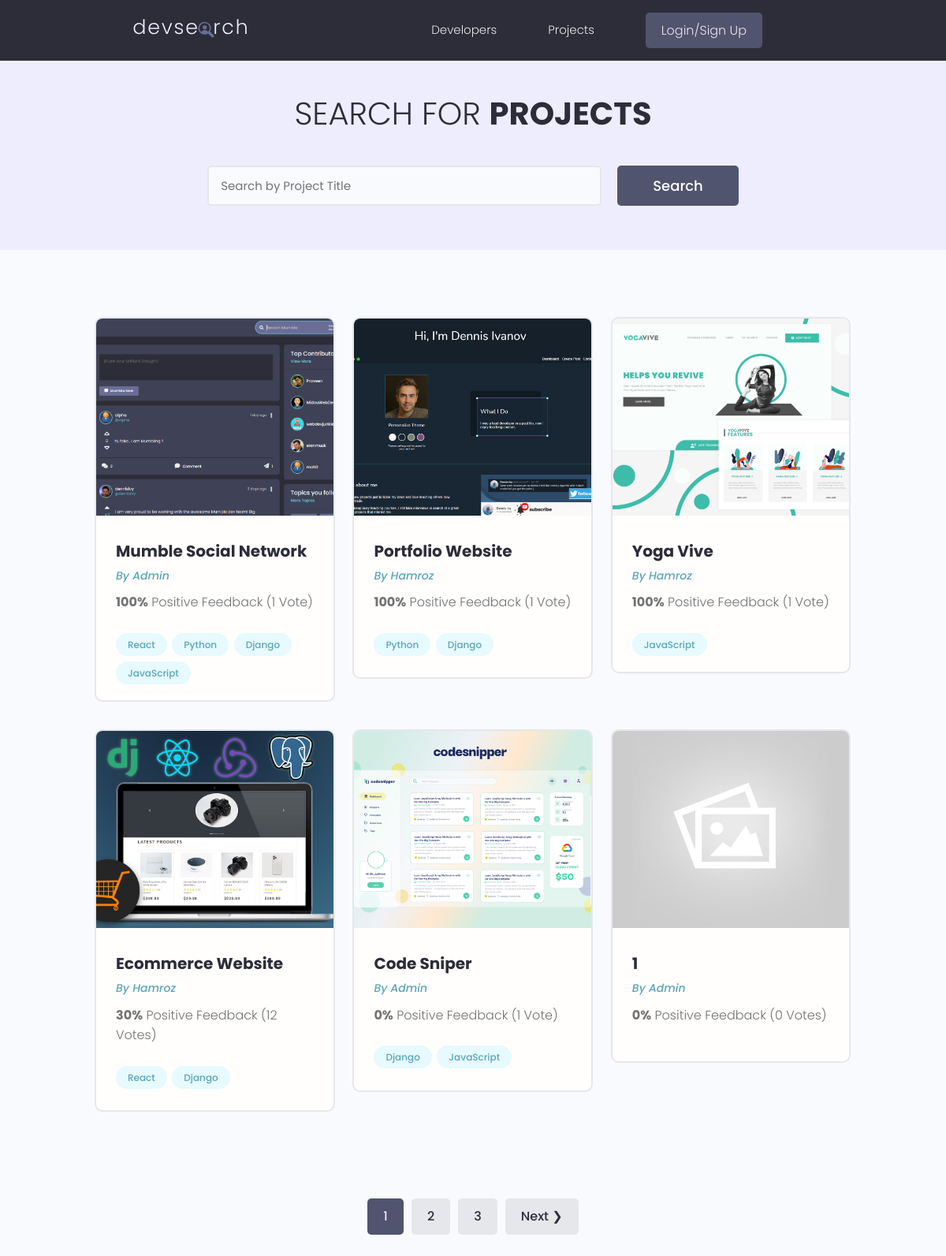
/projects/, run on the app's committed database.
### projects/models.py (models this page shows, shortened)
class Project(models.Model):
    owner = models.ForeignKey(Profile, null=True, blank=True, on_delete=models.SET_NULL)
    title = models.CharField(max_length=200)
    description = models.TextField(
        null=True, blank=True
    )  # null and blank True means filling the description is not a must
    featured_image = models.ImageField(null=True, blank=True, default="default.jpg")
    demo_link = models.CharField(max_length=2000, null=True, blank=True)
    source_link = models.CharField(max_length=2000, null=True, blank=True)
    tags = models.ManyToManyField("Tag", blank=True)
    vote_total = models.IntegerField(default=0, null=True, blank=True)
    vote_ratio = models.IntegerField(default=0, null=True, blank=True)
    created = models.DateTimeField(auto_now_add=True)
    id = models.UUIDField(
        default=uuid.uuid4, unique=True, primary_key=True, editable=False
    )
    class Meta:
        ordering = [
            "-vote_ratio",
            "-vote_total",
            "title",
        ]  # in ordering if we put dash (-), it will reverse it. Meaning it will go from newest to the latest

class Tag(models.Model):
    name = models.CharField(max_length=200)
    created = models.DateTimeField(auto_now_add=True)
    id = models.UUIDField(
        default=uuid.uuid4, unique=True, primary_key=True, editable=False
    )
    def __str__(self):
        return self.name

### users/models.py (models this page shows, shortened)
class Profile(models.Model):
    user = models.OneToOneField(User, on_delete=models.CASCADE, blank=True, null=True)
    name = models.CharField(max_length=200, blank=True, null=True)
    email = models.EmailField(max_length=500, blank=True, null=True)
    username = models.CharField(max_length=200, blank=True, null=True)
    location = models.CharField(max_length=200, blank=True, null=True)
    short_intro = models.CharField(max_length=200, blank=True, null=True)
    bio = models.TextField(blank=True, null=True)
    profile_image = models.ImageField(
        blank=True,
        null=True,
        upload_to="profiles/",
        default="profiles/user-default.png",
    )
    social_github = models.CharField(max_length=200, blank=True, null=True)
    social_twitter = models.CharField(max_length=200, blank=True, null=True)
    social_linkedin = models.CharField(max_length=200, blank=True, null=True)
    social_youtube = models.CharField(max_length=200, blank=True, null=True)
    social_website = models.CharField(max_length=200, blank=True, null=True)
    created = models.DateTimeField(auto_now_add=True)
    id = models.UUIDField(
        default=uuid.uuid4, unique=True, primary_key=True, editable=False
    )

### projects/views.py (the view)
# urls.py: path("projects/", include("projects.urls")),
def projects(request):
    projects, search_query = searchProject(request)
    custom_range, projects = paginateProjects(request, projects, 6)
    context = {
        "projects": projects,
        "search_query": search_query,
        "custom_range": custom_range,
    }
    return render(request, "projects/projects.html", context)

### projects/utils.py (called while the page is built)
def paginateProjects(request, projects, results):
    page = request.GET.get("page")
    paginator = Paginator(projects, results)
    try:
        projects = paginator.page(page)
    except PageNotAnInteger:
        page = 1
        projects = paginator.page(page)
    except EmptyPage:
        page = paginator.num_pages
        projects = paginator.page(page)
    leftIndex = int(page) - 4
    if leftIndex < 1:
        leftIndex = 1
    rightIndex = int(page) + 5
    if rightIndex > paginator.num_pages:
        rightIndex = paginator.num_pages + 1
    custom_range = range(leftIndex, rightIndex)
    return custom_range, projects

def searchProject(request):
    search_query = ""
    if request.GET.get("search_query"):
        search_query = request.GET.get("search_query")
    tags = Tag.objects.filter(name__icontains=search_query)
    projects = Project.objects.distinct().filter(
        Q(title__icontains=search_query)
        | Q(description__icontains=search_query)
        | Q(owner__name__icontains=search_query)
        | Q(tags__in=tags)
    )
    return projects, search_query

### projects/templates/projects/projects.html (shortened to what this page needs)
{% extends "main.html" %}
{% block content %}
<main class="projects">
    <section class="hero-section text-center">
        <div class="container container--narrow">
            <div class="hero-section__box">
                <h2>Search for <span>Projects</span></h2>
            </div>
            <div class="hero-section__search">
                <form id='searchForm' class="form" action="{% url 'projects' %}" method="get">
                    <div class="form__field">
                        <input class="input input--text" id="formInput#search" type="text" name="search_query"
                            value="{{search_query}}" placeholder="Search by Project Title" />
                    </div>
                    <input class="btn btn--sub btn--lg" type="submit" value="Search" />
                </form>
            </div>
        </div>
    </section>
    <section class="projectsList">
        <div class="container">
            <div class="grid grid--three">
                {% for project in projects %}
                <div class="column">
                    <div class="card project">
                        <a href="{% url 'project' project.id %}" class="project">
                            <img class="project__thumbnail" src="{{ project.featured_image.url }}"
                                alt="project thumbnail" />
                            <div class="card__body">
                                <h3 class="project__title">{{project.title}}</h3>
                                <p>
                                    <a class="project__author" href="{% url 'user-profile' project.owner.id %}">By
                                        {{project.owner.name}}</a>
                                </p>
                                <p class="project--rating">
                                    <span style="font-weight: bold;">{{project.vote_ratio}}%</span> Positive
                                    Feedback ({{project.vote_total}} Vote{{project.vote_total|pluralize:"s"}})
                                </p>
                                <div class="project__tags">
                                    {% for tag in project.tags.all %}
                                    <span class="tag tag--pill tag--main">
                                        <small>{{tag}}</small>
                                    </span>
                                    {% endfor %}
                                </div>
                            </div>
                        </a>
                    </div>
                </div>
                {% endfor %}
            </div>
        </div>
    </section>
    {% include 'pagination.html' with queryset=projects custom_range=custom_range %}
</main>
{% endblock content %}

### static/styles/app.css (style rules this page uses)
:root { --color-sub: #2d2d39; }
.btn--sub { background-color: var(--color-sub-light); }
.card { border: 2px solid var(--color-light); }
img { width: 100%; }
.hero-section { height: 40vh; display: flex; align-items: center; background-color: var(--color-sub); }
.hero-section__box { margin-bottom: 4rem; }
.hero-section__box > h2, .hero-section__box > h2 > span { font-size: 4rem; color: var(--color-light); line-height: 1.3; text-transform: uppercase; }
.hero-section__box > h2 { font-weight: 300; }
.hero-section__box > h2 > span { font-weight: 700; }
.hero-section__search > .form { display: flex; align-items: center; justify-content: center; gap: 2rem; }
.hero-section__search > .form input.input--text { width: 50rem; }
.project__author { font-size: 1.4rem; font-style: italic; }
.project--rating { margin-bottom: 1.6em; margin-top: .5em; }
.projects > .hero-section { background: var(--color-sub-lighter); height: 30vh; }
.projects .hero-section__box { margin-bottom: 2.5rem; }
.projects .hero-section__box > h2 { color: var(--color-sub); }
.projects .hero-section__box > h2 > span { font-weight: 700; color: var(--color-sub); }
.projectsList { margin-top: 8rem; }
.project__thumbnail { height: 25rem; object-fit: cover; object-position: top center; }
.project__title { font-size: 2rem; font-weight: 700; color: var(--color-sub); }

### static/uikit/styles/modules/_variables.css (style rules this page uses)
:root { --color-main: #5aa5b9; --color-main-light: #e6faff; --color-sub: #3f4156; --color-sub-light: #51546e; --color-sub-lighter: #ededfd; --color-text: #737373; --color-gray: #8b8b8b; --color-light: #e5e7eb; --color-light-gray: #767676; --color-bg: #f8fafd; --color-white: #fffefd; --color-white-light: #f3f3f3; --color-success: #359e64; --color-success-bg: #def8e8; --color-error: #fc4b0b; --color-error-bg: #fff2ee; --font-base: 'Poppins', arial, helvetica, 'Segoe UI', roboto, ubuntu, sans-serif; --font-monospace: 'Fira Code', 'Courier New', courier, monospace; --font-regular: 300; --font-medium: 500; --font-bold: 700; --generic-shadow: 1px 1px 5px #00000010; --generic-transition: all 0.3s ease-in-out; }

### static/uikit/styles/modules/_base.css (style rules this page uses)
* { margin: 0; padding: 0; box-sizing: border-box; text-rendering: optimizeLegibility; color: inherit; font-size: inherit; }
html { font-size: 50%; }
@media only screen and (min-width: 480px) { html { font-size: 56.25%; } }
@media only screen and (min-width: 1200px) { html { font-size: 62.5%; } }
body { line-height: 1.6; font-weight: 400; font-size: 1.5rem; color: var(--color-text); background-color: var(--color-bg); min-height: 100vh; }

### static/uikit/styles/modules/_typography.css (style rules this page uses)
* { font-family: var(--font-base); }
h2 { font-size: 3.6rem; font-weight: var(--font-bold); }
h3 { font-size: 3.2rem; font-weight: var(--font-medium); }
p, span, strong { font-size: 1.6rem; color: var(--color-text); font-weight: var(--font-regular); }
a { padding-bottom: 2px; text-decoration: none; display: inline-block; color: var(--color-main); font-weight: var(--font-medium); }

### static/uikit/styles/modules/_utilities.css (style rules this page uses)
.container { width: 92%; max-width: 165rem; margin: 0 auto; box-sizing: border-box; }
.container--narrow { width: 92%; max-width: 120rem; }
@media screen and (min-width: 1000px) { .container { width: 90%; } }
@media screen and (min-width: 1000px) { .container--narrow { width: 85%; } }
@media screen and (min-width: 1200px) { .container { width: 80%; } }
@media screen and (min-width: 1200px) { .container--narrow { width: 72%; } }
.text-center { text-align: center; }

### static/uikit/styles/modules/_button.css (style rules this page uses)
.btn { display: inline-block; position: relative; cursor: pointer; background-color: var(--color-light); font-weight: var(--font-medium); color: var(--color-sub); text-decoration: none; padding: 1rem 2rem; border-radius: 0.5rem; border: none; width: -webkit-fit-content; width: -moz-fit-content; width: fit-content; height: -webkit-fit-content; height: -moz-fit-content; height: fit-content; font-size: 1.6rem; outline-width: 0; outline-color: transparent; -webkit-backface-visibility: hidden; backface-visibility: hidden; transition: all 0.3s ease-in-out; }
.btn--sub { background-color: var(--color-sub); color: var(--color-white); }
.btn--lg { font-size: 1.8rem; padding: 1.2rem 4.5rem; }

### static/uikit/styles/modules/_card.css (style rules this page uses)
.card { border-radius: 1rem; background-color: var(--color-white); border: 1.5px solid var(--color-light); width: auto; height: auto; margin-top: 0.5rem; margin-bottom: 0.5rem; overflow: hidden; }
.card__body, .card__header { padding: 2rem 2.5rem; }

### data on the page
Project: featured_image (picture), title "Mumble Social Network", owner.name "Admin", vote_ratio "100", vote_total "1"
Tag: name "React"
Tag: name "Python"
Tag: name "Django"
Tag: name "JavaScript"
Project: featured_image (picture), title "Portfolio Website", owner.name "Hamroz", vote_ratio "100", vote_total "1"
Project: featured_image (picture), title "Yoga Vive", owner.name "Hamroz", vote_ratio "100", vote_total "1"
Project: featured_image (picture), title "Ecommerce Website", owner.name "Hamroz", vote_ratio "30", vote_total "12"
Project: featured_image (picture), title "Code Sniper", owner.name "Admin", vote_ratio "0", vote_total "1"
Project: featured_image (placeholder picture), title "1", owner.name "Admin", vote_ratio "0", vote_total "0"

### other printed values
{{ page }} "1"
{{ page }} "2" "3"
